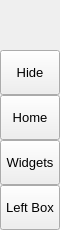
        <widget class="QFrame" name="leftMenuBg">
         <property name="minimumSize">
          <size>
           <width>60</width>
           <height>0</height>
          </size>
         </property>
         <property name="maximumSize">
          <size>
           <width>60</width>
           <height>16777215</height>
          </size>
         </property>
         <property name="frameShape">
          <enum>QFrame::NoFrame</enum>
         </property>
         <property name="frameShadow">
          <enum>QFrame::Raised</enum>
         </property>
         <layout class="QVBoxLayout" name="verticalLayout_3">
          <property name="spacing">
           <number>0</number>
          </property>
          <property name="leftMargin">
           <number>0</number>
          </property>
          <property name="topMargin">
           <number>0</number>
          </property>
          <property name="rightMargin">
           <number>0</number>
          </property>
          <property name="bottomMargin">
           <number>0</number>
          </property>
          <item>
           <widget class="QFrame" name="topLogoInfo">
            <property name="minimumSize">
             <size>
              <width>0</width>
              <height>50</height>
             </size>
            </property>
            <property name="maximumSize">
             <size>
              <width>16777215</width>
              <height>50</height>
             </size>
            </property>
            <property name="frameShape">
             <enum>QFrame::NoFrame</enum>
            </property>
            <property name="frameShadow">
             <enum>QFrame::Raised</enum>
            </property>
            <widget class="QFrame" name="topLogo">
             <property name="geometry">
              <rect>
               <x>10</x>
               <y>5</y>
               <width>42</width>
               <height>42</height>
              </rect>
             </property>
             <property name="minimumSize">
              <size>
               <width>42</width>
               <height>42</height>
              </size>
             </property>
             <property name="maximumSize">
              <size>
               <width>42</width>
               <height>42</height>
              </size>
             </property>
             <property name="frameShape">
              <enum>QFrame::NoFrame</enum>
             </property>
             <property name="frameShadow">
              <enum>QFrame::Raised</enum>
             </property>
            </widget>
            <widget class="QLabel" name="titleLeftApp">
             <property name="geometry">
              <rect>
               <x>70</x>
               <y>8</y>
               <width>160</width>
               <height>20</height>
              </rect>
             </property>
             <property name="font">
              <font>
               <family>Segoe UI Semibold</family>
               <pointsize>12</pointsize>
               <weight>7</weight>
               <italic>false</italic>
               <bold>false</bold>
              </font>
             </property>
             <property name="text">
              <string>PyDracula</string>
             </property>
             <property name="alignment">
              <set>Qt::AlignLeading|Qt::AlignLeft|Qt::AlignTop</set>
             </property>
            </widget>
            <widget class="QLabel" name="titleLeftDescription">
             <property name="geometry">
              <rect>
               <x>70</x>
               <y>27</y>
               <width>160</width>
               <height>16</height>
              </rect>
             </property>
             <property name="maximumSize">
              <size>
               <width>16777215</width>
               <height>16</height>
              </size>
             </property>
             <property name="font">
              <font>
               <family>Segoe UI</family>
               <pointsize>8</pointsize>
               <weight>50</weight>
               <italic>false</italic>
               <bold>false</bold>
              </font>
             </property>
             <property name="text">
              <string>Modern GUI / Flat Style</string>
             </property>
             <property name="alignment">
              <set>Qt::AlignLeading|Qt::AlignLeft|Qt::AlignTop</set>
             </property>
            </widget>
           </widget>
          </item>
          <item>
           <widget class="QFrame" name="leftMenuFrame">
            <property name="frameShape">
             <enum>QFrame::NoFrame</enum>
            </property>
            <property name="frameShadow">
             <enum>QFrame::Raised</enum>
            </property>
            <layout class="QVBoxLayout" name="verticalMenuLayout">
             <property name="spacing">
              <number>0</number>
             </property>
             <property name="leftMargin">
              <number>0</number>
             </property>
             <property name="topMargin">
              <number>0</number>
             </property>
             <property name="rightMargin">
              <number>0</number>
             </property>
             <property name="bottomMargin">
              <number>0</number>
             </property>
             <item>
              <widget class="QFrame" name="toggleBox">
               <property name="maximumSize">
                <size>
                 <width>16777215</width>
                 <height>45</height>
                </size>
               </property>
               <property name="frameShape">
                <enum>QFrame::NoFrame</enum>
               </property>
               <property name="frameShadow">
                <enum>QFrame::Raised</enum>
               </property>
               <layout class="QVBoxLayout" name="verticalLayout_4">
                <property name="spacing">
                 <number>0</number>
                </property>
                <property name="leftMargin">
                 <number>0</number>
                </property>
                <property name="topMargin">
                 <number>0</number>
                </property>
                <property name="rightMargin">
                 <number>0</number>
                </property>
                <property name="bottomMargin">
                 <number>0</number>
                </property>
                <item>
                 <widget class="QPushButton" name="toggleButton">
                  <property name="sizePolicy">
                   <sizepolicy hsizetype="Expanding" vsizetype="Fixed">
                    <horstretch>0</horstretch>
                    <verstretch>0</verstretch>
                   </sizepolicy>
                  </property>
                  <property name="minimumSize">
                   <size>
                    <width>0</width>
                    <height>45</height>
                   </size>
                  </property>
                  <property name="font">
                   <font>
                    <family>Segoe UI</family>
                    <pointsize>10</pointsize>
                    <weight>50</weight>
                    <italic>false</italic>
                    <bold>false</bold>
                   </font>
                  </property>
                  <property name="cursor">
                   <cursorShape>PointingHandCursor</cursorShape>
                  </property>
                  <property name="layoutDirection">
                   <enum>Qt::LeftToRight</enum>
                  </property>
                  <property name="styleSheet">
                   <string notr="true">background-image: url(:/icons/images/icons/icon_menu.png);</string>
                  </property>
                  <property name="text">
                   <string>Hide</string>
                  </property>
                 </widget>
                </item>
               </layout>
              </widget>
             </item>
             <item alignment="Qt::AlignTop">
              <widget class="QFrame" name="topMenu">
               <property name="frameShape">
                <enum>QFrame::NoFrame</enum>
               </property>
               <property name="frameShadow">
                <enum>QFrame::Raised</enum>
               </property>
               <layout class="QVBoxLayout" name="verticalLayout_8">
                <property name="spacing">
                 <number>0</number>
                </property>
                <property name="leftMargin">
                 <number>0</number>
                </property>
                <property name="topMargin">
                 <number>0</number>
                </property>
                <property name="rightMargin">
                 <number>0</number>
                </property>
                <property name="bottomMargin">
                 <number>0</number>
                </property>
                <item>
                 <widget class="QPushButton" name="btn_home">
                  <property name="sizePolicy">
                   <sizepolicy hsizetype="Expanding" vsizetype="Fixed">
                    <horstretch>0</horstretch>
                    <verstretch>0</verstretch>
                   </sizepolicy>
                  </property>
                  <property name="minimumSize">
                   <size>
                    <width>0</width>
                    <height>45</height>
                   </size>
                  </property>
                  <property name="font">
                   <font>
                    <family>Segoe UI</family>
                    <pointsize>10</pointsize>
                    <weight>50</weight>
                    <italic>false</italic>
                    <bold>false</bold>
                   </font>
                  </property>
                  <property name="cursor">
                   <cursorShape>PointingHandCursor</cursorShape>
                  </property>
                  <property name="layoutDirection">
                   <enum>Qt::LeftToRight</enum>
                  </property>
                  <property name="styleSheet">
                   <string notr="true">background-image: url(:/icons/images/icons/cil-home.png);</string>
                  </property>
                  <property name="text">
                   <string>Home</string>
                  </property>
                 </widget>
                </item>
                <item>
                 <widget class="QPushButton" name="btn_widgets">
                  <property name="sizePolicy">
                   <sizepolicy hsizetype="Expanding" vsizetype="Fixed">
                    <horstretch>0</horstretch>
                    <verstretch>0</verstretch>
                   </sizepolicy>
                  </property>
                  <property name="minimumSize">
                   <size>
                    <width>0</width>
                    <height>45</height>
                   </size>
                  </property>
                  <property name="font">
                   <font>
                    <family>Segoe UI</family>
                    <pointsize>10</pointsize>
                    <weight>50</weight>
                    <italic>false</italic>
                    <bold>false</bold>
                   </font>
                  </property>
                  <property name="cursor">
                   <cursorShape>PointingHandCursor</cursorShape>
                  </property>
                  <property name="layoutDirection">
                   <enum>Qt::LeftToRight</enum>
                  </property>
                  <property name="styleSheet">
                   <string notr="true">background-image: url(:/icons/images/icons/cil-gamepad.png);</string>
                  </property>
                  <property name="text">
                   <string>Widgets</string>
                  </property>
                 </widget>
                </item>
               </layout>
              </widget>
             </item>
             <item alignment="Qt::AlignBottom">
              <widget class="QFrame" name="bottomMenu">
               <property name="frameShape">
                <enum>QFrame::NoFrame</enum>
               </property>
               <property name="frameShadow">
                <enum>QFrame::Raised</enum>
               </property>
               <layout class="QVBoxLayout" name="verticalLayout_9">
                <property name="spacing">
                 <number>0</number>
                </property>
                <property name="leftMargin">
                 <number>0</number>
                </property>
                <property name="topMargin">
                 <number>0</number>
                </property>
                <property name="rightMargin">
                 <number>0</number>
                </property>
                <property name="bottomMargin">
                 <number>0</number>
                </property>
                <item>
                 <widget class="QPushButton" name="toggleLeftBox">
                  <property name="sizePolicy">
                   <sizepolicy hsizetype="Expanding" vsizetype="Fixed">
                    <horstretch>0</horstretch>
                    <verstretch>0</verstretch>
                   </sizepolicy>
                  </property>
                  <property name="minimumSize">
                   <size>
                    <width>0</width>
                    <height>45</height>
                   </size>
                  </property>
                  <property name="font">
                   <font>
                    <family>Segoe UI</family>
                    <pointsize>10</pointsize>
                    <weight>50</weight>
                    <italic>false</italic>
                    <bold>false</bold>
                   </font>
                  </property>
                  <property name="cursor">
                   <cursorShape>PointingHandCursor</cursorShape>
                  </property>
                  <property name="layoutDirection">
                   <enum>Qt::LeftToRight</enum>
                  </property>
                  <property name="styleSheet">
                   <string notr="true">background-image: url(:/icons/images/icons/icon_settings.png);</string>
                  </property>
                  <property name="text">
                   <string>Left Box</string>
                  </property>
                 </widget>
                </item>
               </layout>
              </widget>
             </item>
            </layout>
           </widget>
          </item>
         </layout>
        </widget>
